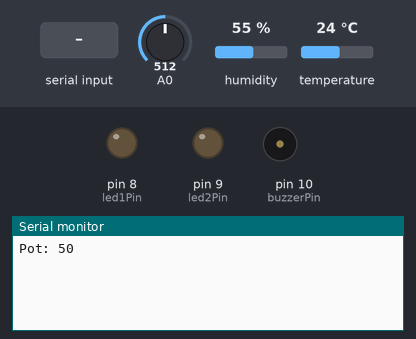
The sketch below on a simulated Arduino Uno, built with avr-gcc and run on an emulated ATmega328P. Shown: output pins drawn as LEDs (lit = HIGH), buzzer (waves = sounding, pin HIGH), the last lines printed to the serial monitor. The inputs (shaded band) are chosen by the test bench; at power-on: A0 = 512, humidity 55 %, temperature 24 °C.

Above: at 1.2 s.
1.3 s: "led1\n" received over Serial
At 2.5 s:
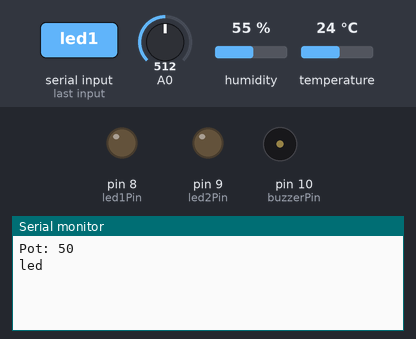
2.8 s: "led1 ON\n" received over Serial
At 3.6 s:
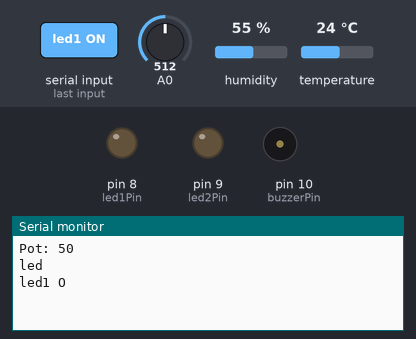
4.4 s: "led1 OFF\n" received over Serial
At 5.7 s:
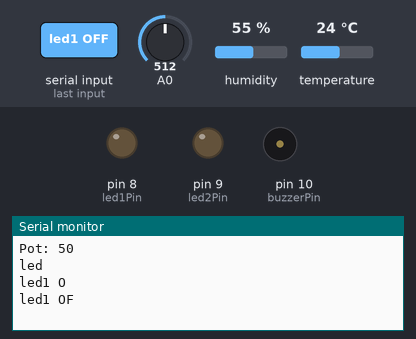

Measured:
- after the input at 1.3 s, the serial monitor: prints a new line after 0.08 s (image 1)
- after the input at 2.8 s, the serial monitor: prints a new line after 0.10 s (image 2)
- after the input at 4.4 s, the serial monitor: prints a new line at once (image 3)

The sketch:

IoTArduino.ino
```cpp
#include "DHT.h"

int led1Pin = 8;
int led2Pin = 9;
int buzzerPin = 10;
int lastPotValue = 0;

int DHTPIN = 2;
const int DHTTYPE = DHT11;
DHT dht(DHTPIN, DHTTYPE);
float lastTemperature = 0;
float lastHumidity = 0;
unsigned long lastSendTime = 0;
const unsigned long sendInterval = 60000;

void setup() {
  pinMode(led1Pin, OUTPUT);
  pinMode(led2Pin, OUTPUT);
  pinMode(buzzerPin, OUTPUT);
  Serial.begin(9600);
  dht.begin();
}
void loop() {
  unsigned long currentTime = millis();
  int potValue = map(analogRead(A0), 0, 1023, 0, 100);
  if (potValue != lastPotValue) {
    //String sendData = "potVal:" + String(potValue);
    Serial.print("Pot: ");
    Serial.println(potValue);
    lastPotValue = potValue;
  }
  float h = dht.readHumidity();
  float t = dht.readTemperature();
  if (currentTime - lastSendTime >= sendInterval) {
    Serial.print("Tem: ");
    Serial.print(t);
    lastTemperature = t;
    Serial.print(" - Hum: ");
    Serial.println(h);
    lastHumidity = h;

    lastSendTime = currentTime;
  }
  serialEvent();
  delay(150);
}
String str;
void serialEvent() {
  if (Serial.available() > 0)
  {
    str = Serial.readStringUntil('\n');
    if (str.length() > 0) {
      str =  str.substring(0, str.length() - 1);
      Serial.println(str);
      executeCommand(str);
    }
  }

}

bool led1 = false;
bool led2 = false;
bool buzzer = false;
void executeCommand(String command) {

  if (command == "led1") {
    led1 = !led1;
    digitalWrite(led1Pin, led1);
  } else if (command == "led1 ON") {
    led1 = true;
    digitalWrite(led1Pin, HIGH);
  } else if (command == "led1 OFF") {
    led1 = false;
    digitalWrite(led1Pin, LOW);
  }
  else if (command == "led2") {
    led2 = !led2;
    digitalWrite(led2Pin, led2);
  } else if (command == "led2 ON") {
    led2 = true;
    digitalWrite(led2Pin, HIGH);
  } else if (command == "led2 OFF") {
    led2 = false;
    digitalWrite(led2Pin, LOW);
  }
  else if (command == "buzzer") {
    buzzer = !buzzer;
    digitalWrite(buzzerPin, buzzer);
  } else if (command == "buzzer ON") {
    buzzer = true;
    digitalWrite(buzzerPin, HIGH);
  } else if (command == "buzzer OFF") {
    buzzer = false;
    digitalWrite(buzzerPin, LOW);
  }

}
```
